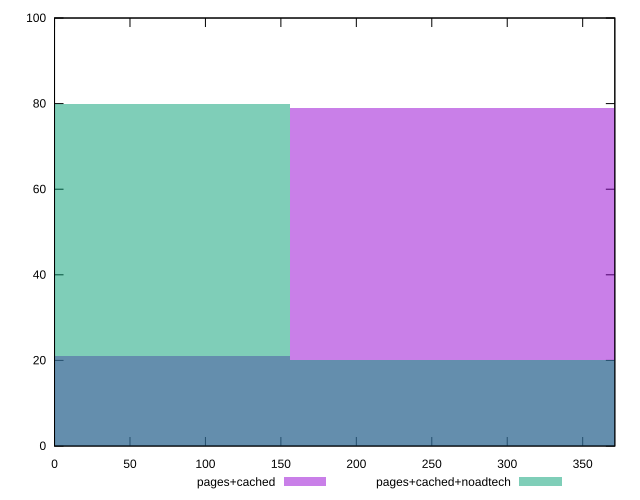

Write the gnuplot code that produced this figure.
reset

$pagesCached <<EOF
311.8273422878899 79
0 21
EOF

$pagesCachedNoadtech <<EOF
311.8273422878899 20
0 80
EOF

set key outside below
set boxwidth 311.8273422878899
set xrange [0:371.298]
set yrange [0:100]
set trange [0:100]
set style fill transparent solid 0.5 noborder
set terminal svg size 640, 500 enhanced background rgb 'white'
set output "report_00019_2021-02-10T18-14-37.922Z//uses-rel-preconnect/comparison/histogram/1_vs_2.svg"

plot $pagesCached title "pages+cached" with boxes, \
     $pagesCachedNoadtech title "pages+cached+noadtech" with boxes

reset
